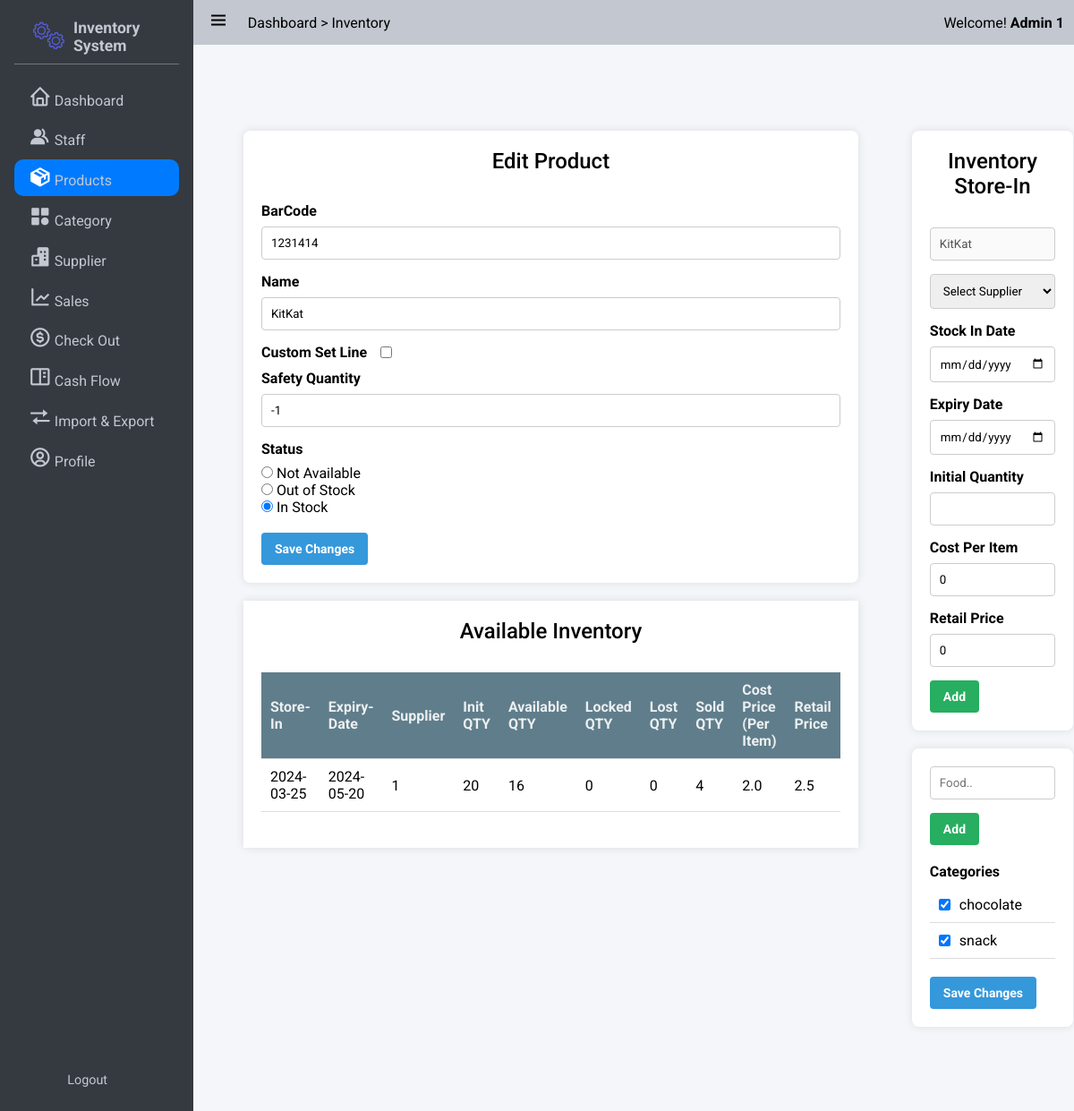
The page /products/1231414/ (signed in) on the database as committed earlier.
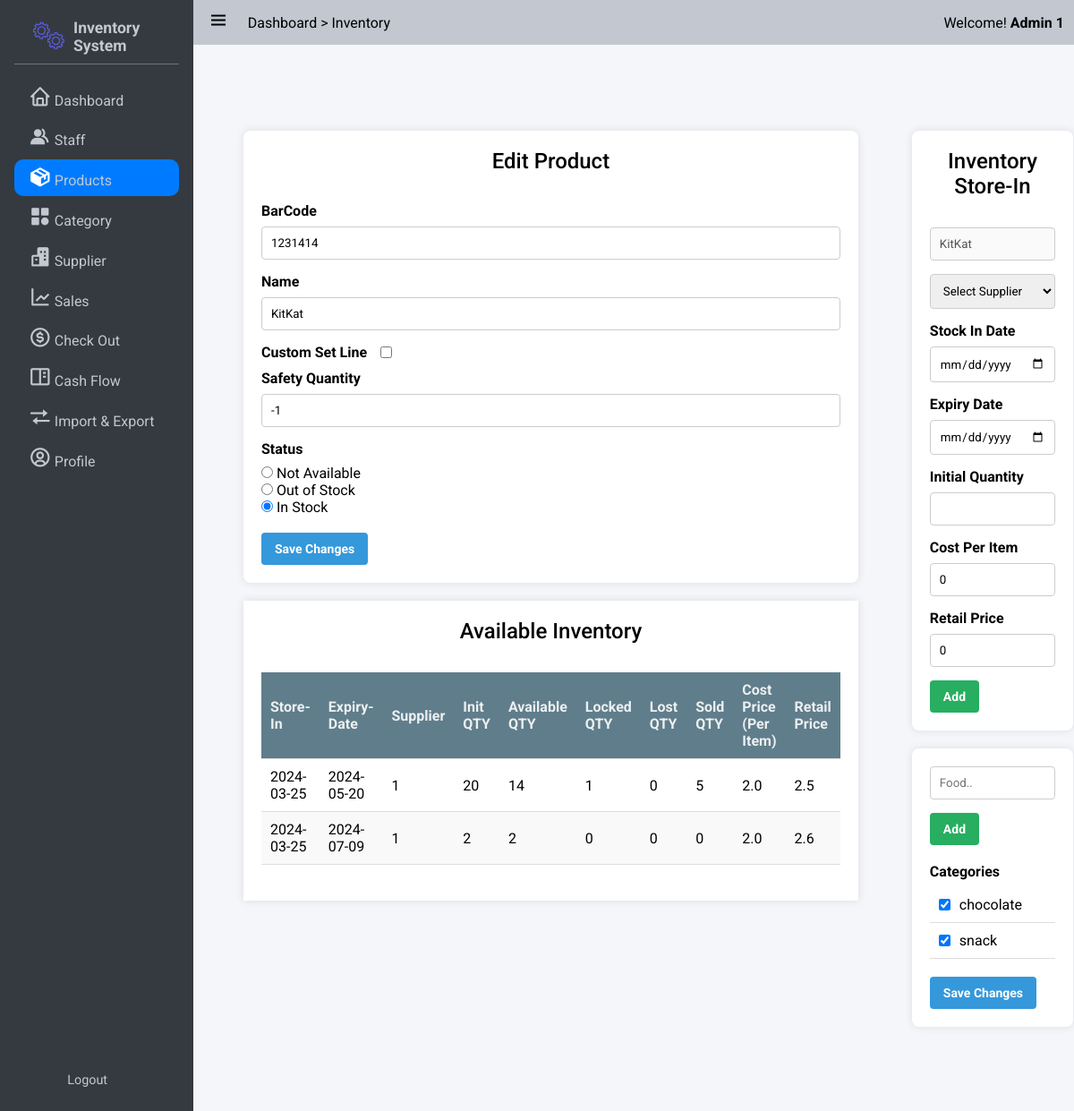
The same page on the database as committed later.
### app/models/user.py (models this page shows, shortened)
class User(UserMixin,db.Model):
    __tablename__ = 'users'
    id = db.Column(db.Integer, primary_key=True)
    StaffID = db.Column(db.String,unique = True)
    First_Name = db.Column(db.String(100, collation='NOCASE'), nullable=False, server_default='')
    Last_Name = db.Column(db.String(100, collation='NOCASE'), nullable=False, server_default='')
    Email = db.Column(db.String(50), unique=True, nullable=False)
    Password = db.Column(db.String(80), nullable=False)
    pins = db.Column(db.Integer)
    roles = db.relationship('Role', secondary='user_roles')
    active = db.Column('is_active', db.Boolean(), nullable=False, server_default='1')
    Email_Confirmed_At = db.Column(db.DateTime())
    Last_Login = db.Column(db.DateTime())

class Role(db.Model):
    __tablename__ = 'roles'
    id = db.Column(db.Integer(), primary_key=True)
    name = db.Column(db.String(50), unique=True)

### app/models/product.py (models this page shows, shortened)
class Product(db.Model):
    id = db.Column(db.Integer, nullable=False, primary_key=True)
    BarCode = db.Column(db.BigInteger,nullable=False)
    Name = db.Column(db.String, nullable=False)
    Safety_quantity = db.Column(db.Integer,nullable=False)
    Status = db.Column(db.String, nullable=False) # "NotAvailable","OutOfStock","InStock"
    Inventories = db.relationship('Inventory',backref='product',lazy=True)  # Improved loading
    Categories = db.relationship('Category',secondary=product_category, backref=db.backref('products', lazy=True), lazy='subquery')

class Inventory(db.Model):
    id = db.Column(db.Integer, nullable=False, primary_key=True)
    Product_id = db.Column(db.Integer,db.ForeignKey('product.id'),nullable=False)
    Supplier_id = db.Column(db.Integer,db.ForeignKey('supplier.id'),nullable=False)
    StockInDate = db.Column(db.Date, nullable=False)
    ExpiryDate = db.Column(db.Date, nullable=False)
    Init_QTY = db.Column(db.Integer, nullable=True)
    Available_QTY = db.Column(db.Integer, nullable=False)
    Locked_QTY = db.Column(db.Integer, nullable=False)
    Lost_QTY = db.Column(db.Integer, nullable=False)
    Sold_QTY = db.Column(db.Integer, nullable=False)
    CostPerItem = db.Column(db.Double, nullable=False)
    RetailPrice = db.Column(db.Double,nullable=False)

### app/models/category.py (models this page shows, shortened)
class Category(db.Model):
    id = db.Column(db.Integer, nullable=False, primary_key=True)
    Name = db.Column(db.String, nullable=False)

### app/product/product_routers.py (the view)
@bp.route('/<barcode>/', methods=['GET'])
@login_required
def get_product(barcode):
    if barcode:
        product = db.one_or_404(db.select(Product).filter_by(BarCode=barcode))
        suppliers = Supplier.query.all()
        inventories = product.Inventories
        categories = Category.query.all()
        form = CreateProductForm(obj=product)
        form.categories.choices = [(category.id, category.Name) for category in Category.query.all()]
        inventoryForm = InventoryForm()
        inventoryForm.supplier.choices = [(supplier.id,supplier.Name) for supplier in suppliers]
        return render_template('product/detail.html', product=product,categories = categories,inventories = inventories,suppliers=suppliers,form = form,inventoryForm=inventoryForm)
    else:
        return redirect(url_for('product.index'))

### app/templates/product/detail.html (shortened to what this page needs)
{% extends 'base.html' %}
{% block css_style %}
    <link rel="stylesheet" href="{{url_for('static',filename='css/flex.css')}}">
    <link rel="stylesheet" href="{{url_for('static',filename='css/grid.css')}}">
    <link rel="stylesheet" href="{{url_for('static',filename='css/form.css')}}">
    <link rel="stylesheet" href="{{url_for('static',filename='css/table.css')}}">
    <link rel="stylesheet" href="{{url_for('static',filename='css/category.css')}}">
{% endblock %}
{% block nav_inventory %}active{% endblock %}
{% block content %}
    <div class="grid-container four-two-grid">
        <div class="grid-item">
            <div class="form-container full_width">
            <h3>Edit Product</h3>
                <form method="POST" action="{{ url_for('product.edit_product',barcode = product.BarCode) }}">
                    {{ form.barcode.label }}
                    {{ form.barcode( value = product.BarCode) }}
                    {{ form.name.label }}
                    {{ form.name( value = product.Name) }}
                    <div class="flex flex-start-center" style="margin-bottom: 10px;">
                    {{ form.safety_quantity_custom.label(style='margin:0') }}
                    {{ form.safety_quantity_custom(style='margin-left:15px') }}
                   </div>
                    {{ form.safety_quantity.label }} {{ form.safety_quantity(value = product.Safety_quantity) }}
                    {{ form.status.label }}
                    {% for choice_key, choice_label in form.status.choices %}
                        <input type="radio"  name="status" value="{{choice_key}}" {% if choice_key == product.Status %} Checked {% endif %}> {{ choice_label }}
                        <br>
                    {% endfor %}
                    <br>
                    <button class="button info" type="submit">Save Changes</button>
                </form>
            </div>
            <div class="table-container">
                <h3>Available Inventory</h3>
                <table style="width: 100%;" class="">
                    <thead>
                        <tr>
                            <th>Store-In</th>
                            <th>Expiry-Date</th>
                            <th>Supplier</th>
                            <th>Init QTY</th>
                            <th>Available QTY</th>
                            <th>Locked QTY</th>
                            <th>Lost QTY</th>
                            <th>Sold QTY</th>
                            <th>Cost Price (Per Item)</th>
                            <th>Retail Price</th>
                        </tr>
                    </thead>
                    <tbody>
                        {% for inventory in product.Inventories %}
                            <tr>
                                <form method="POST" action="" style="display: inline-block;">
                                    <td>
                                        <span>{{ inventory.StockInDate }}</span>
                                    </td>
                                    <td>
                                        <span>{{ inventory.ExpiryDate }}</span>
                                    </td>
                                    <td>
                                        <span>{{ inventory.Supplier_id }}</span>
                                    </td>
                                    <td>
                                        <span>{{ inventory.Init_QTY }}</span>
                                    </td>
                                    <td>
                                        <span>{{ inventory.Available_QTY }}</span>
                                    </td>
                                    <td>
                                        <span>{{ inventory.Locked_QTY }}</span>
                                    </td>
                                    <td>
                                        <span>{{ inventory.Lost_QTY}}</span>
                                    </td>
                                    <td>
                                        <span>{{ inventory.Sold_QTY }}</span>
                                    </td>
                                    <td>
                                        <span>{{ inventory.CostPerItem }}</span>
                                    </td>
                                    <td>
                                        <span>{{ inventory.RetailPrice }}</span>
                                    </td>
                                </form>
                            </tr>
                        {% endfor %}
                    </tbody>
                </table>
            </div>
        </div>
        {% for role in current_user.roles if role.name == 'admin' %}
        <div class="grid-item">
            <div class="form-container">
                <h3>Inventory Store-In</h3>
                <form action="{{url_for('product.add_inventory',barcode = product.BarCode)}}" method="post">
                    <input type="text" name="name" id="" value="{{product.Name}}" disabled>
                    <select name="supplier" id="supplier" required>
                        <option value="">Select Supplier</option>
                    </select>
                    <div>
                        {{ inventoryForm.stock_in_date.label }}
                        {{ inventoryForm.stock_in_date() }}
                    </div>
                    <div>
                        {{ inventoryForm.expiry_date.label }}
                        {{ inventoryForm.expiry_date() }}
                    </div>
                    <div>
                        {{ inventoryForm.init_qty.label }}
                        {{ inventoryForm.init_qty(step=1,min=0) }}
                    </div>
                    <div>
                        {{ inventoryForm.cost_per_item.label }}
                        {{ inventoryForm.cost_per_item(min=0.00,step=0.01,value=0) }}
                    </div>
                    <div>
                        {{ inventoryForm.retail_price.label }}
                        {{ inventoryForm.retail_price(min=0.00,step=0.01,value=0) }}
                    </div>
                    <button class="button success" type="submit">Add</button>
                </form>
            </div>
            <div class="form-container">
                <form action="{{url_for('category.create_category')}}" method="post" style="margin-bottom: 10px;">
                      <input type="text" name="category_name" id="" placeholder="Food.." autocomplete="false" required>
                      <button class="button success" type="submit">Add</button>
                </form>
                <form action="{{url_for('product.edit_product',barcode = product.BarCode)}}" method="post">
                    <ul class="category-list">
                        {{ form.categories.label }}
                        {% set pro_ids = [] %}
                        {% for pro in product.Categories %}
                            {% set _ = pro_ids.append(pro.id) %}
                        {% endfor %}
                        {% for category_id, category_name in form.categories.choices %}
                        <li class="category-item">
                            <input type="checkbox" class="category-input" name="categories" value="{{ category_id }}" {% if category_id in pro_ids %}checked{% endif %}> {{ category_name }}<br>
                        </li>
                        {% endfor %}
                    </ul>
                    <button class="button info" type="submit" name="save_category">Save Changes</button>
                </form>
            </div>
        </div>
        {% endfor %}
    </div>
{% endblock %}

### app/templates/base.html (shortened to what this page needs)
<!DOCTYPE html>
<html lang="en">
<head>
    <link rel="stylesheet" href="{{url_for('static',filename='css/button.css')}}">
    <link rel="stylesheet" href="{{url_for('static',filename='css/style.css')}}">
    <link rel="stylesheet" href="{{url_for('static',filename='css/responsive.css')}}">
    <link rel="stylesheet" href="{{url_for('static',filename='css/cards.css')}}">
    <link rel="stylesheet" href="{{url_for('static',filename='css/preloader.css')}}">
    <link href='https://unpkg.com/boxicons@2.1.4/css/boxicons.min.css' rel='stylesheet'>
    {% block css_style %}{% endblock %}
</head>
<body>
    <div class="wrapper">
        <aside class="opened" id="aside">
            <div class="sidebar">
                <div class="brand-items">
                    <div class="brand-logo">
                        <img src="{{url_for('static',filename='/img/gear-loader.gif')}}" alt="" class="brand-img">
                        <h3>Inventory System</h3>
                    </div>
                </div>
                <div class="menu-bar">
                    <div class="menu">
                        <ul class="menu-links">
                            <li class="menu-link {% block nav_dashboard %}{% endblock %}"><i class='nav-icon bx bx-home'></i><a href="{{ url_for('dashboard') }}">Dashboard</a></li>
                            <li class="menu-link {% block nav_staff %}{% endblock %}"><i class='nav-icon bx bxs-group' ></i><a href="{{ url_for('user.index') }}">Staff</a></li>
                            <li class="menu-link {% block nav_inventory %}{% endblock %}"><i class='nav-icon bx bxs-package'></i><a href="{{ url_for('product.index') }}">Products</a></li>
                            <li class="menu-link {% block nav_category %}{% endblock %}"><i class='nav-icon bx bxs-category' ></i><a href="{{ url_for('category.index') }}">Category</a></li>
                            <li class="menu-link {% block nav_supplier %}{% endblock %}"><i class='nav-icon bx bxs-buildings' ></i><a href="{{ url_for('supplier.index') }}">Supplier</a></li>
                            <li class="menu-link {% block nav_report %}{% endblock %}"><i class='nav-icon bx bx-line-chart' ></i><a href="{{ url_for('sale.sales_index') }}">Sales</a></li>
                            <li class="menu-link {% block nav_checkout %}{% endblock %}"><i class='nav-icon bx bx-dollar-circle' ></i><a href="{{ url_for('sale.show_checkout_page') }}">Check Out</a></li>
                            <li class="menu-link {% block nav_cashflow %}{% endblock %}"><i class='nav-icon bx bx-book-content'></i><a href="{{url_for('cashflow.index')}}">Cash Flow</a></li>
                            <li class="menu-link {% block nav_ImExport %}{% endblock %}"><i class='nav-icon bx bx-transfer'></i><a href="{{url_for('main.imexport_overview')}}">Import & Export</a></li>
                            <li class="menu-link {% block nav_profile %}{% endblock %}"><i class='nav-icon bx bx-user-circle'></i><a href="{{url_for('user.get_staff',id=current_user.id)}}">Profile</a></li>
                        </ul>
                    </div>
                    <div class="bottom-content">
                        <li class="menu-link"><a href="{{url_for('auth.logout')}}">Logout</a></li>
                    </div>
                </div>
            </div>
        </aside>
       <div class="main">
            <header class="main-header">
                <div class="left-nav">
                    <div class="menu-burger">
                        <i class='bx bx-menu '></i>
                    </div>
                    <p>Dashboard > Inventory</p>
                </div>
                <div class="right-nav flex flex-center-center">
                    <span>Welcome! <b>{{current_user.Last_Name + ' ' + current_user.First_Name}}</b></span>
                </div>
            </header>
            <div class="main-container">
                    {% block content %} {% endblock %}
            </div>
        </div>
    </div>
    </body>
    </html>

Rows that differ between the two databases and show on the page:
changed Inventory (number 1 of 2 on the later page): Available_QTY "16" → "14"; Locked_QTY "0" → "1"; Sold_QTY "4" → "5"
added Inventory: StockInDate "2024-03-25", ExpiryDate "2024-07-09", Supplier_id "1", Init_QTY "2", Available_QTY "2", Locked_QTY "0", Lost_QTY "0", Sold_QTY "0", CostPerItem "2.0", RetailPrice "2.6"
